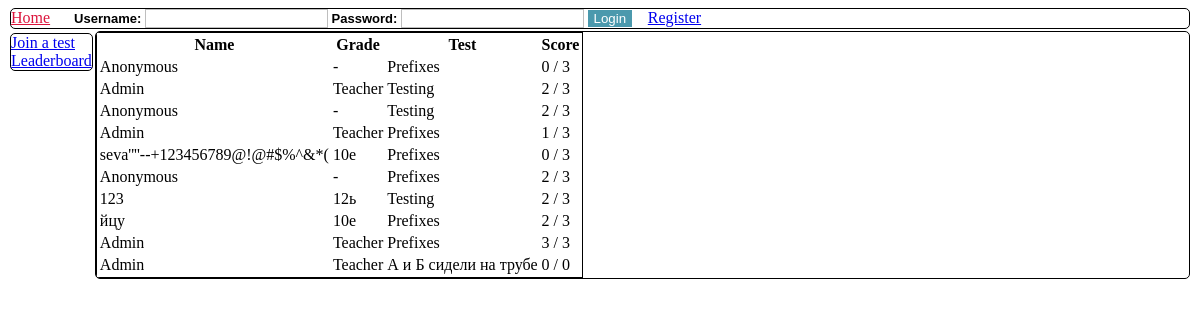
The page /leaderboard on the database as committed earlier.
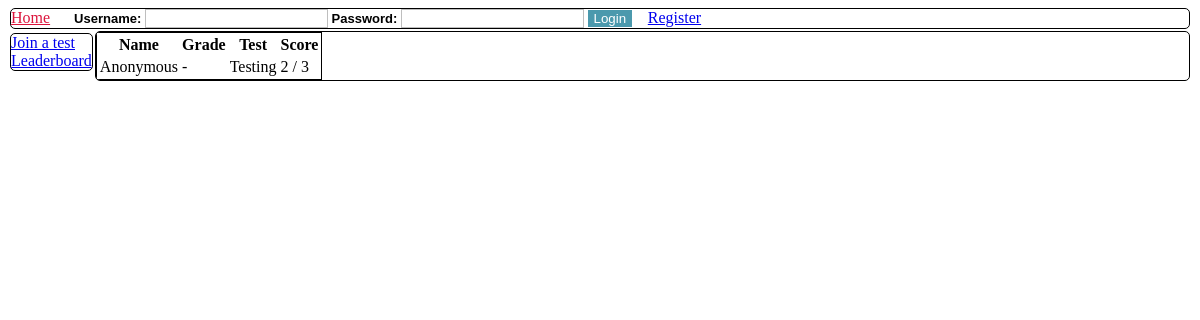
The same page on the database as committed later.
### orm.py (models this page shows)
class BaseModel(Model):
    class Meta:
        database = db

class Record(BaseModel):
    name = TextField()
    score = IntegerField()
    test = ForeignKeyField(Test, backref="done")
    user = ForeignKeyField(User, backref="records")

class User(BaseModel):
    username = TextField()
    username.unique = True
    name = TextField()
    grade = TextField()
    password = TextField()

class Test(BaseModel):
    name = TextField()

### app.py (the view)
@app.route("/leaderboard")
def page_leaderboard():
    with db.atomic():
        model = Record.select()
    return render_template("p_leaderboard.html", model=model, len=len)

### app.py (called while the page is built)
@app.before_request
def before_request():
    db.connect()

@app.after_request
def after_request(response):
    db.close()
    return response

### templates/p_leaderboard.html
{% extends "t_base.html" %}
{% block content %}
    <table>
        <tr>
            <th> Name </th>
            <th> Grade</th>
            <th> Test </th>
            <th> Score </th>
        </tr>
        {% for i in model %}
        <tr>
            <td>{{ i.user.name }}</td>
            <td>{{ i.user.grade }}</td>
            <td>{{ i.test.name }}</td>
            <td>{{ i.score }} / {{ len(i.test.questions) }}</td>
        </tr>
        {% endfor %}
    </table>
{% endblock %}

### templates/t_base.html (shortened to what this page needs)
<!DOCTYPE html>
<html lang="en">
<head>
    {% block head %}
        <link rel="stylesheet" href="{{ url_for('static', filename='style.css') }}"/>
        <link rel="stylesheet" href="{{ url_for('static', filename='jqui/jquery-ui.min.css') }}"/>
    {% endblock %}
</head>
<body>
<div id="header" class="bordered">
    {% block header %}
        <a href="{{ url_for('page_home') }}" id="logo" class="left">Home</a>
        <span id="header-right">
        {% if 'user' in session %}
            <span>You are {{ session['user'] }}</span>
            {% if session['user'] == 'admin' %}
                <a href="{{ url_for('page_admin_tests') }}">Edit tests</a>
            {% endif %}
            <a href="{{ url_for('action_logout') }}"> Logout </a>
        {% else %}
            <form action="{{ url_for('action_login') }}" style="display: inline" class=form-style-1  method="post">
                <label for="user">Username: </label><input type="text" id="user" name="user">
                <label for="password">Password: </label><input type="password" id="password" name="password">
            <input type="submit" value="Login">
            </form>
            <a href="{{ url_for("page_register") }}">Register</a>
        {% endif %}
        </span>
    {% endblock %}
</div>
<div id="sidebar" class="bordered">
    {% block sidebar %}
        <ul>
            <li><a href="{{ url_for('page_take_test') }}"> Join a test </a></li>
            <li><a href="{{ url_for('page_leaderboard') }}"> Leaderboard </a></li>
        </ul>
    {% endblock %}
</div>
<div id="content" class="bordered">
    {% block content %}
    {% endblock %}
</div>
</body>
</html>

### static/style.css (style rules this page uses)
.bordered { border-style: solid; border-width: 1px; border-radius: 5px; margin: 2px; overflow: auto; }
#header { float: top; }
#sidebar { float: left; }
#header > a#logo { color: crimson; }
#sidebar > ul { margin: 0; padding: 0; }
table { border: solid black 1px; }

Rows that differ between the two databases and show on the page:
removed Record: user.name "Admin", user.grade "Teacher", test.name "Testing", score "2", test "3"
removed Record: user.name "Anonymous", user.grade "-", test.name "Testing", score "2", id "3"
removed Record: user.name "Admin", user.grade "Teacher", test.name "Prefixes", score "1", test "3"
removed Record: user.name "seva''''--+123456789@!@#$%^&*(", user.grade "10е", test.name "Prefixes", score "0", test "3"
removed Record: user.name "Anonymous", user.grade "-", test.name "Prefixes", score "2", test "3"
removed Record: user.name "123", user.grade "12ь", test.name "Testing", score "2", test "3"
removed Record: user.name "йцу", user.grade "10е", test.name "Prefixes", score "2", test "3"
removed Record: user.name "Admin", user.grade "Teacher", test.name "Prefixes", score "3"
removed Record: user.name "Admin", user.grade "Teacher", test.name "А и Б сидели на трубе", score "0"
changed Record "Anonymous": test.name "Prefixes" → "Testing"; score "0" → "2"
